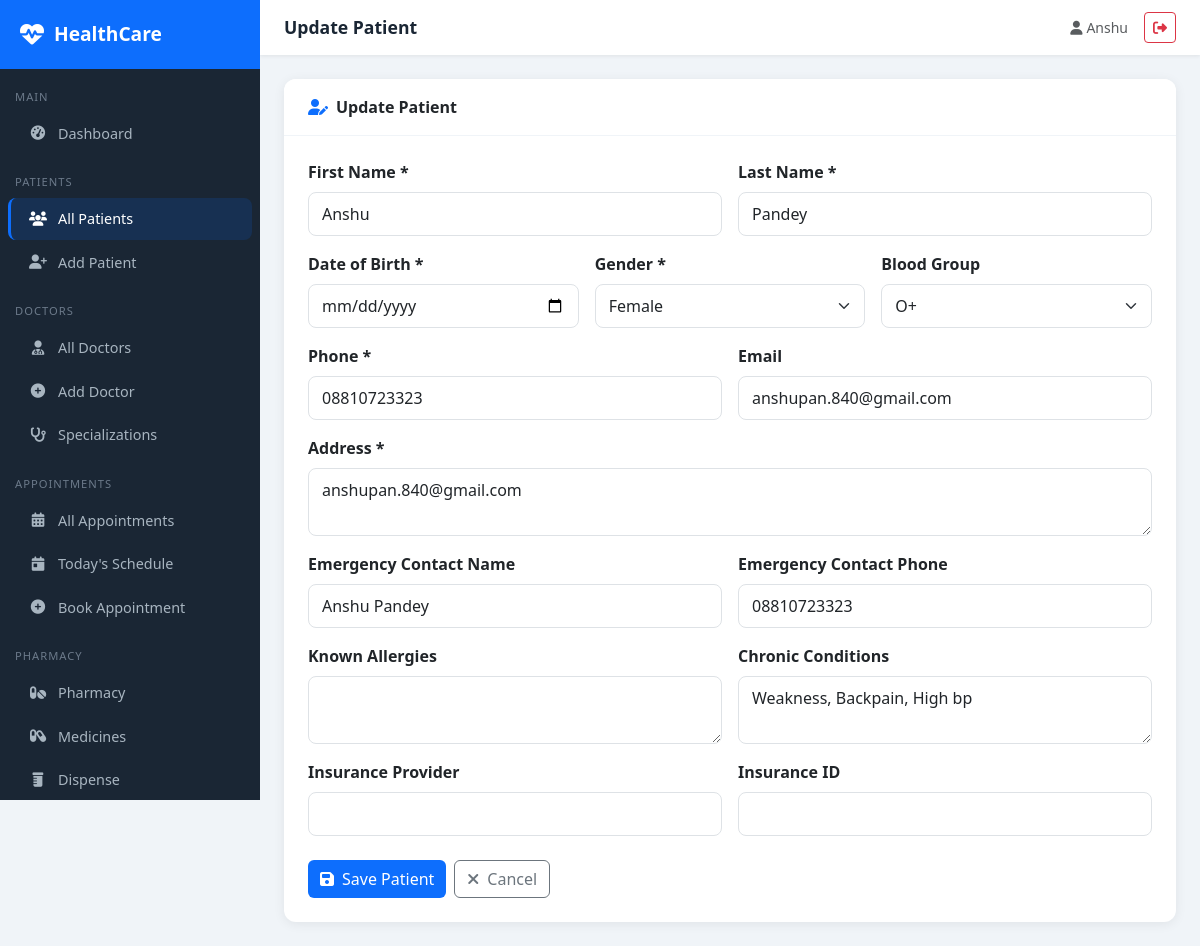
Page /patients/1/update/ (signed in) on the committed database.
### patients/models.py (models this page shows, shortened)
class Patient(models.Model):
    BLOOD_GROUP_CHOICES = [
        ('A+', 'A+'), ('A-', 'A-'), ('B+', 'B+'), ('B-', 'B-'),
        ('O+', 'O+'), ('O-', 'O-'), ('AB+', 'AB+'), ('AB-', 'AB-'),
    ]
    GENDER_CHOICES = [('M', 'Male'), ('F', 'Female'), ('O', 'Other')]
    user = models.OneToOneField(User, on_delete=models.SET_NULL, null=True, blank=True)
    first_name = models.CharField(max_length=100)
    last_name = models.CharField(max_length=100)
    date_of_birth = models.DateField()
    gender = models.CharField(max_length=1, choices=GENDER_CHOICES)
    blood_group = models.CharField(max_length=3, choices=BLOOD_GROUP_CHOICES, blank=True)
    phone = models.CharField(max_length=15)
    email = models.EmailField(blank=True)
    address = models.TextField()
    emergency_contact_name = models.CharField(max_length=100, blank=True)
    emergency_contact_phone = models.CharField(max_length=15, blank=True)
    allergies = models.TextField(blank=True, help_text="List known allergies")
    chronic_conditions = models.TextField(blank=True)
    insurance_provider = models.CharField(max_length=100, blank=True)
    insurance_id = models.CharField(max_length=50, blank=True)
    created_at = models.DateTimeField(auto_now_add=True)
    updated_at = models.DateTimeField(auto_now=True)

### patients/views.py (the view)
# urls.py: path('<int:pk>/update/', views.patient_update, name='patient_update'),
@login_required
def patient_update(request, pk):
    patient = get_object_or_404(Patient, pk=pk)
    if request.method == 'POST':
        form = PatientForm(request.POST, instance=patient)
        if form.is_valid():
            form.save()
            messages.success(request, 'Patient information updated successfully!')
            return redirect('patient_detail', pk=patient.pk)
    else:
        form = PatientForm(instance=patient)
    return render(request, 'patients/patient_form.html', {'form': form, 'title': 'Update Patient', 'patient': patient})

### patients/forms.py
class PatientForm(forms.ModelForm):
    class Meta:
        model = Patient
        exclude = ['user', 'created_at', 'updated_at']
        widgets = {
            'date_of_birth': forms.DateInput(attrs={'type': 'date'}),
            'address': forms.Textarea(attrs={'rows': 3}),
            'allergies': forms.Textarea(attrs={'rows': 2}),
            'chronic_conditions': forms.Textarea(attrs={'rows': 2}),
        }

### templates/patients/patient_form.html (shortened to what this page needs)
{% extends 'base/base.html' %}
{% block page_title %}{{ title }}{% endblock %}
{% block content %}
<div class="card">
    <div class="card-header py-3 px-4">
        <i class="fas fa-user-edit text-primary me-2"></i>{{ title }}
    </div>
    <div class="card-body p-4">
        <form method="post">
            <div class="row g-3">
                <div class="col-md-6">
                    <label class="form-label fw-semibold">First Name *</label>
                    <input type="text" name="first_name" class="form-control" value="{{ form.first_name.value|default:'' }}" required>
                </div>
                <div class="col-md-6">
                    <label class="form-label fw-semibold">Last Name *</label>
                    <input type="text" name="last_name" class="form-control" value="{{ form.last_name.value|default:'' }}" required>
                </div>
                <div class="col-md-4">
                    <label class="form-label fw-semibold">Date of Birth *</label>
                    <input type="date" name="date_of_birth" class="form-control" value="{{ form.date_of_birth.value|default:'' }}" required>
                </div>
                <div class="col-md-4">
                    <label class="form-label fw-semibold">Gender *</label>
                    <select name="gender" class="form-select" required>
                        <option value="F" {% if form.gender.value == 'F' %}selected{% endif %}>Female</option>
                    </select>
                </div>
                <div class="col-md-4">
                    <label class="form-label fw-semibold">Blood Group</label>
                    <select name="blood_group" class="form-select">
                        {% for val, label in form.fields.blood_group.choices %}
                        <option value="{{ val }}" {% if form.blood_group.value == val %}selected{% endif %}>{{ label }}</option>
                        {% endfor %}
                    </select>
                </div>
                <div class="col-md-6">
                    <label class="form-label fw-semibold">Phone *</label>
                    <input type="text" name="phone" class="form-control" value="{{ form.phone.value|default:'' }}" required>
                </div>
                <div class="col-md-6">
                    <label class="form-label fw-semibold">Email</label>
                    <input type="email" name="email" class="form-control" value="{{ form.email.value|default:'' }}">
                </div>
                <div class="col-md-12">
                    <label class="form-label fw-semibold">Address *</label>
                    <textarea name="address" class="form-control" rows="2" required>{{ form.address.value|default:'' }}</textarea>
                </div>
                <div class="col-md-6">
                    <label class="form-label fw-semibold">Emergency Contact Name</label>
                    <input type="text" name="emergency_contact_name" class="form-control" value="{{ form.emergency_contact_name.value|default:'' }}">
                </div>
                <div class="col-md-6">
                    <label class="form-label fw-semibold">Emergency Contact Phone</label>
                    <input type="text" name="emergency_contact_phone" class="form-control" value="{{ form.emergency_contact_phone.value|default:'' }}">
                </div>
                <div class="col-md-6">
                    <label class="form-label fw-semibold">Known Allergies</label>
                    <textarea name="allergies" class="form-control" rows="2">{{ form.allergies.value|default:'' }}</textarea>
                </div>
                <div class="col-md-6">
                    <label class="form-label fw-semibold">Chronic Conditions</label>
                    <textarea name="chronic_conditions" class="form-control" rows="2">{{ form.chronic_conditions.value|default:'' }}</textarea>
                </div>
                <div class="col-md-6">
                    <label class="form-label fw-semibold">Insurance Provider</label>
                    <input type="text" name="insurance_provider" class="form-control" value="{{ form.insurance_provider.value|default:'' }}">
                </div>
                <div class="col-md-6">
                    <label class="form-label fw-semibold">Insurance ID</label>
                    <input type="text" name="insurance_id" class="form-control" value="{{ form.insurance_id.value|default:'' }}">
                </div>
            </div>
            <div class="d-flex gap-2 mt-4">
                <button type="submit" class="btn btn-primary"><i class="fas fa-save me-2"></i>Save Patient</button>
                <a href="{% url 'patient_list' %}" class="btn btn-outline-secondary"><i class="fas fa-times me-2"></i>Cancel</a>
            </div>
        </form>
    </div>
</div>
{% endblock %}

### templates/base/base.html (shortened to what this page needs)
{% load static %}
<!DOCTYPE html>
<html lang="en">
<head>
    <link href="https://cdn.jsdelivr.net/npm/bootstrap@5.3.0/dist/css/bootstrap.min.css" rel="stylesheet">
    <link href="https://cdnjs.cloudflare.com/ajax/libs/font-awesome/6.4.0/css/all.min.css" rel="stylesheet">
    <link rel="stylesheet" href="{% static 'css/custom.css' %}">
</head>
<body>
{% if user.is_authenticated %}
<div class="sidebar">
    <div class="sidebar-brand">
        <i class="fas fa-heartbeat"></i>
        <span>HealthCare</span>
    </div>
    <nav class="mt-2">
        <div class="nav-section">Main</div>
        <a href="{% url 'dashboard' %}" class="nav-link {% if request.resolver_match.url_name == 'dashboard' %}active{% endif %}">
            <i class="fas fa-tachometer-alt"></i> Dashboard
        </a>
        <div class="nav-section">Patients</div>
        <a href="{% url 'patient_list' %}" class="nav-link {% if 'patient' in request.resolver_match.url_name %}active{% endif %}">
            <i class="fas fa-users"></i> All Patients
        </a>
        <a href="{% url 'patient_create' %}" class="nav-link">
            <i class="fas fa-user-plus"></i> Add Patient
        </a>
        <div class="nav-section">Doctors</div>
        <a href="{% url 'doctor_list' %}" class="nav-link {% if 'doctor' in request.resolver_match.url_name %}active{% endif %}">
            <i class="fas fa-user-md"></i> All Doctors
        </a>
        <a href="{% url 'doctor_create' %}" class="nav-link">
            <i class="fas fa-plus-circle"></i> Add Doctor
        </a>
        <a href="{% url 'specialization_list' %}" class="nav-link">
            <i class="fas fa-stethoscope"></i> Specializations
        </a>
        <div class="nav-section">Appointments</div>
        <a href="{% url 'appointment_list' %}" class="nav-link {% if 'appointment' in request.resolver_match.url_name %}active{% endif %}">
            <i class="fas fa-calendar-alt"></i> All Appointments
        </a>
        <a href="{% url 'today_appointments' %}" class="nav-link">
            <i class="fas fa-calendar-day"></i> Today's Schedule
        </a>
        <a href="{% url 'appointment_create' %}" class="nav-link">
            <i class="fas fa-plus-circle"></i> Book Appointment
        </a>
        <div class="nav-section">Pharmacy</div>
        <a href="{% url 'pharmacy_dashboard' %}" class="nav-link">
            <i class="fas fa-pills"></i> Pharmacy
        </a>
        <a href="{% url 'medicine_list' %}" class="nav-link">
            <i class="fas fa-capsules"></i> Medicines
        </a>
        <a href="{% url 'dispense_medicine' %}" class="nav-link">
            <i class="fas fa-prescription-bottle"></i> Dispense
        </a>
    </nav>
</div>
<div class="main-content">
    <div class="topbar">
        <span class="topbar-title">{% block page_title %}HealthCare Portal{% endblock %}</span>
        <div class="d-flex align-items-center gap-3">
            <span class="text-muted small"><i class="fas fa-user me-1"></i>{{ user.get_full_name|default:user.username }}</span>
            <a href="{% url 'logout' %}" class="btn btn-sm btn-outline-danger"><i class="fas fa-sign-out-alt"></i></a>
        </div>
    </div>
    <div class="page-content">
        {% block content %}{% endblock %}
    </div>
</div>
{% else %}
{% block public_content %}{% endblock %}
{% endif %}
</body>
</html>

### static/css/custom.css (style rules this page uses)
body { font-family: 'Segoe UI', Tahoma, Geneva, Verdana, sans-serif; }
.form-control, .form-select { border-radius: 8px; border: 1px solid #dee2e6; padding: 9px 13px; transition: border-color 0.2s, box-shadow 0.2s; }
.sidebar .nav-link.active { border-left: 3px solid #0d6efd; padding-left: 17px; }

### templates/base/base.html (style rules this page uses)
:root { --primary: #0d6efd; --sidebar-bg: #1a2634; --sidebar-width: 260px; }
body { background: #f0f4f8; font-family: 'Segoe UI', sans-serif; }
.sidebar { position: fixed; top: 0; left: 0; height: 100vh; width: var(--sidebar-width); background: var(--sidebar-bg); z-index: 1000; overflow-y: auto; transition: all 0.3s; }
.sidebar-brand { padding: 20px; background: #0d6efd; color: white; font-size: 1.2rem; font-weight: 700; display: flex; align-items: center; gap: 10px; }
.sidebar-brand i { font-size: 1.5rem; }
.nav-section { padding: 10px 15px 5px; font-size: 0.7rem; color: #6c7a8a; text-transform: uppercase; letter-spacing: 1px; margin-top: 10px; }
.sidebar .nav-link { color: #a8b5c0; padding: 10px 20px; border-radius: 8px; margin: 2px 8px; display: flex; align-items: center; gap: 10px; font-size: 0.9rem; transition: all 0.2s; }
.sidebar .nav-link:hover, .sidebar .nav-link.active { background: rgba(13,110,253,0.15); color: #fff; }
.sidebar .nav-link i { width: 20px; text-align: center; }
.main-content { margin-left: var(--sidebar-width); min-height: 100vh; }
.topbar { background: #fff; padding: 12px 24px; box-shadow: 0 1px 4px rgba(0,0,0,0.08); display: flex; justify-content: space-between; align-items: center; position: sticky; top: 0; z-index: 999; }
.topbar-title { font-weight: 600; color: #1a2634; font-size: 1.1rem; }
.page-content { padding: 24px; }
.card { border: none; border-radius: 12px; box-shadow: 0 2px 12px rgba(0,0,0,0.07); }
.card-header { background: #fff; border-bottom: 1px solid #f0f4f8; border-radius: 12px 12px 0 0 !important; font-weight: 600; }
.btn-primary { background: #0d6efd; border: none; }

### rows in the picture
Patient: first_name "Anshu", last_name "Pandey", blood_group "O+", phone "08810723323", email "anshupan.840@gmail.com", address "anshupan.840@gmail.com", emergency_contact_name "Anshu Pandey", emergency_contact_phone "08810723323", chronic_conditions "Weakness, Backpain, High bp"

### other values in the picture
{{ title }} "Update Patient"
{{ user.get_full_name|default:user.username }} "Anshu"
